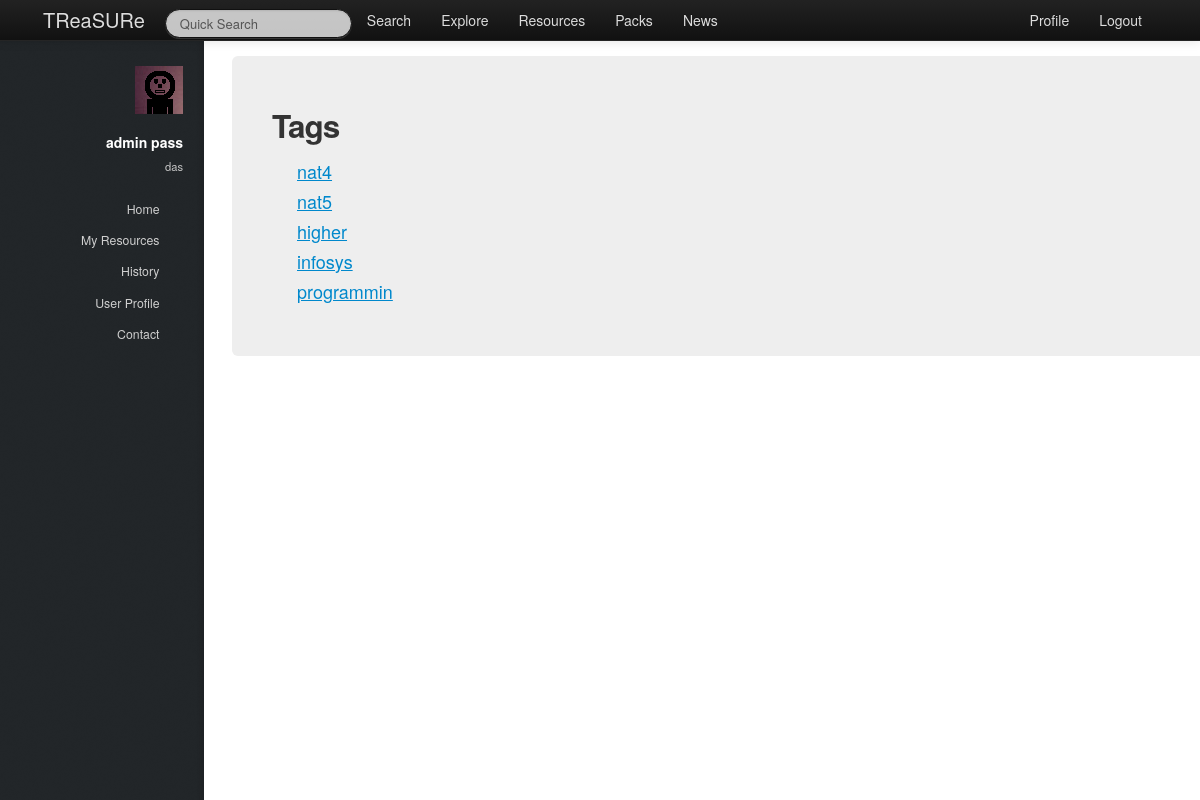
Page /treasure/tags/ (signed in) on the earlier database version.
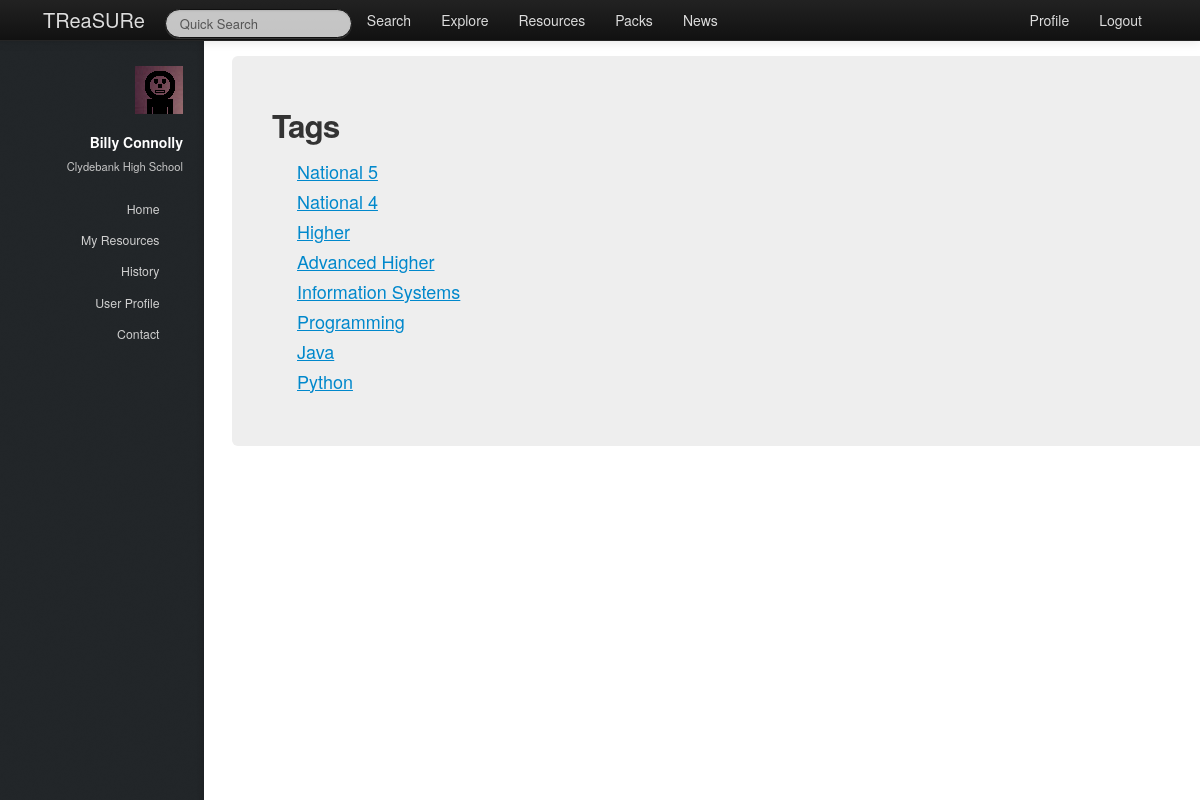
Same page on the later database version.
### treasure/models.py (models this page shows, shortened)
class Teacher(models.Model):
    user = models.OneToOneField(User)
    firstname = models.CharField(max_length=128)
    surname = models.CharField(max_length=128)
    school = models.ForeignKey(School, null=True)
    hubs = models.ManyToManyField(Hub, null=True)

class School(models.Model):
    name = models.CharField(max_length=128)
    town = models.CharField(max_length=128)
    address = models.TextField()
    latitude = models.FloatField()
    longitude = models.FloatField()
    def __unicode__(self):
        return self.name

class Tag(models.Model):
    name = models.CharField(max_length=128)
    TAGTYPES = (
        ('0', 'level'),
        ('1', 'topic'),
        ('2', 'other'),
    )
    type = models.CharField(max_length=1, choices=TAGTYPES)

### treasure/views.py (the view)
# urls.py: url(r'^tags/(?P<tag_id>\w+)/$', views.tag, name='tag'),
@login_required
def tags(request):
    context = RequestContext(request)
    context_dict = sidebar(request)
    tag_list = Tag.objects.all()
    context_dict['tags'] = tag_list
    return render_to_response('treasure/tags.html', context_dict, context)

### treasure/views.py (called while the page is built)
def sidebar(request):
    context_dict = {}
    try:
        userid = request.user.id
        teacher = Teacher.objects.get(user = userid)
        context_dict['user_firstname'] = teacher.firstname
        context_dict['user_surname'] = teacher.surname
        context_dict['user_school'] = teacher.school
    except Teacher.DoesNotExist:
        context_dict['user_firstname'] = ""
        context_dict['user_surname'] = ""
        context_dict['school'] = ""
    return context_dict

### templates/treasure/tags.html (shortened to what this page needs)
{% extends 'treasure/base.html' %}
{% load static %}
{% block body_block %}
<div class="hero-unit">
    <div class="row-fluid">
        <h2>Tags</h2>
        {% if tags %}
        <ul>
            {% for tag in tags %}
            <li><a href="../tags/{{ tag.id }}">{{ tag.name }}</a></li>
            {% endfor %}
        </ul>
        {% else %}
            <strong>No tags in database.</strong>
        {% endif %}
    </div>
</div>
{% endblock %}

### templates/treasure/base.html (shortened to what this page needs)
<!DOCTYPE html>
{% load static %}
<html>
    <head>
		<link rel="stylesheet" href="http://cdn.datatables.net/1.10.2/css/jquery.dataTables.min.css"></style>
        <link href="{% static 'css/bootstrap-fluid-adj.css' %}" rel="stylesheet">
        <link href="{% static 'sidebar/css/main.css' %}" rel="stylesheet">
        <link href="{% static 'css/bootstrap.min.css' %}" rel="stylesheet" media="screen">
        <link rel="stylesheet" href="http://getbootstrap.com/examples/sticky-footer-navbar/sticky-footer-navbar.css">
        <link href="{% static 'css/bootstrap-responsive.css' %}" rel="stylesheet">
        <link href="{% static 'css/treasure.css' %}" rel="stylesheet">
    </head>
    <body>
        <div class="navbar navbar-inverse navbar-fixed-top">
           <div class="navbar-inner">
               <div class="container">
                   <a class="brand" href="/treasure/">TReaSURe</a>
                   <div class="nav-collapse collapse">
                       <ul class="nav pull-right">
                            {% if user.is_authenticated %}
                                <li><a href="/treasure/profile">Profile</a></li>
                            	<li><a href="/treasure/logout">Logout</a></li>
                            {% else %}
                            	<li><a href="/treasure/login">Login</a></li>
                            	<li><a href="/treasure/register">Register</a></li>
                            {% endif %}
                       </ul>
                       <ul class="nav">
                       {% if user.is_authenticated %}
                           <form class="navbar-search pull-left" action="">
						 		<input class="search-query span2" placeholder="Quick Search" type="text">
						   </form>
                           <li><a href="/treasure/search">Search</a></li>
                           <li><a href="/treasure/explore">Explore</a></li>
                           <li><a href="/treasure/resources">Resources</a></li>
                           <li><a href="/treasure/packs">Packs</a></li>
                       {% endif %}
                           <li><a href="/treasure/about">News</a></li>
                       </ul>
                   </div>
               </div>
           </div>
        </div>
        <div>
				<div id="header">
					<div class="top">
                       {% if user.is_authenticated %}
							<div id="logo">
								<span class="image avatar48"><img src="{% static 'images/avatar.jpg' %}" alt="user avatar" /></span>
								<h1 id="title">{{ user_firstname }} {{ user_surname }}</h1>
								<p>{{ user_school }}</p>
							</div>
	                   {% endif %}
                        <nav id="nav">
							<ul>
								{% if user.is_authenticated %}
									<li><a href="/treasure/" id="home-link" class="skel-layers-ignoreHref"><span>Home</span></a></li>
									<li><a href="/treasure/resources" class="skel-layers-ignoreHref"><span>My Resources</span></a></li>
									<li><a href="/treasure/about" class="skel-layers-ignoreHref"><span>History</span></a></li>
									<li><a href="/treasure/profile" class="skel-layers-ignoreHref"><span>User Profile</span></a></li>
									<li><a href="#contact" class="skel-layers-ignoreHref"><span>Contact</span></a></li>
								{% else %}
									<li><a href="/treasure/login"><span>Login</span></a></li>
									<li><a href="/treasure/register" class="skel-layers-ignoreHref"><span>Register</span></a></li>
								{% endif %}
							</ul>
						</nav>
					</div>
				</div>
			<div id="main">
				<section id="MainPage">
                    <div class="container">
                        {% block body_block%}{% endblock%}
                    </div>
                </section>
            </div>
        </div>
    </body>
</html>

### static/css/treasure.css (style rules this page uses)
a { text-decoration:underline; }
.brand { text-decoration:none; }
form input[type="text"], form input[type="email"], form input[type="password"], form select, form textarea { height: auto !important; }
.hero-unit { padding: 40px; }
.navbar-inverse .brand,.navbar-inverse .nav>li>a { color:#ddd; }
.navbar-inverse .brand { color:#ddd; }
#nav ul li a { color: rgba(207, 207, 207, 1); }
#logo p { color: rgba(198, 198, 198, 1); }

Differences in the rows shown:
removed Teacher: firstname "admin", surname "pass"
now on this page (row edited): Teacher: firstname "Billy", surname "Connolly"
changed School: name "das" → "Clydebank High School"
changed Tag: name "nat4" → "National 5"
changed Tag: name "nat5" → "National 4"
changed Tag: name "higher" → "Higher"
changed Tag: name "infosys" → "Advanced Higher"
changed Tag: name "programmin" → "Information Systems"
added Tag: name "Programming"
added Tag: name "Java"
added Tag: name "Python"
